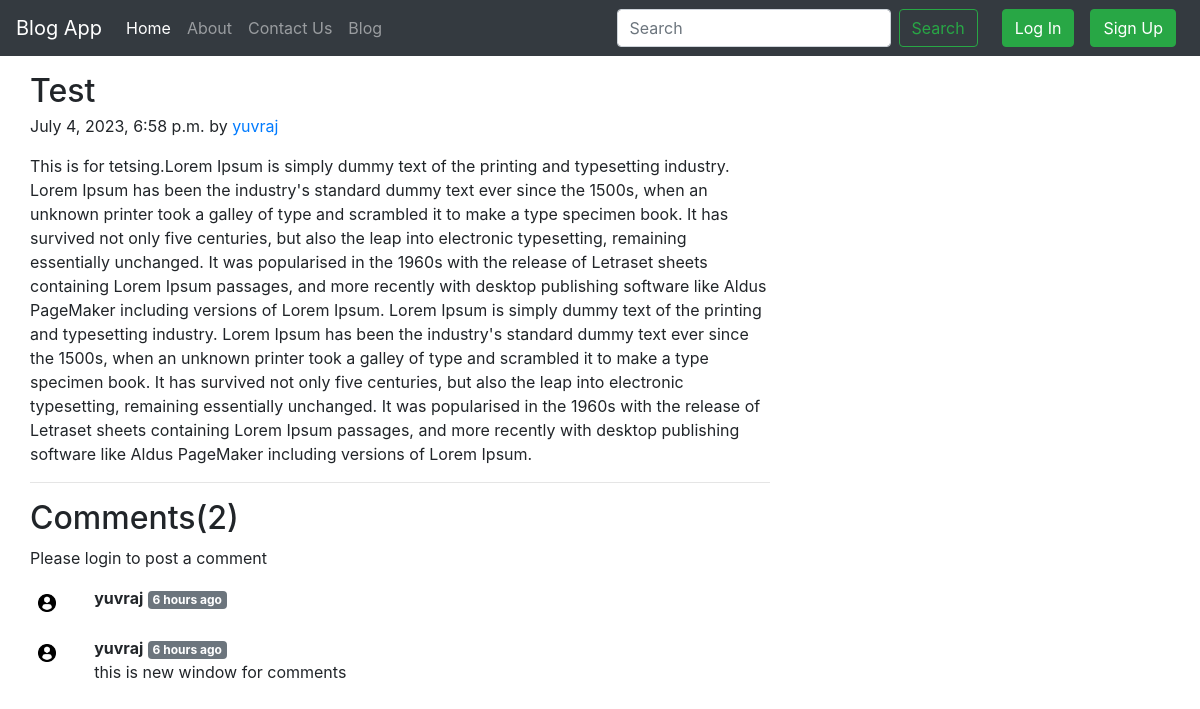
The page /blog/firstpost on the database as committed earlier.
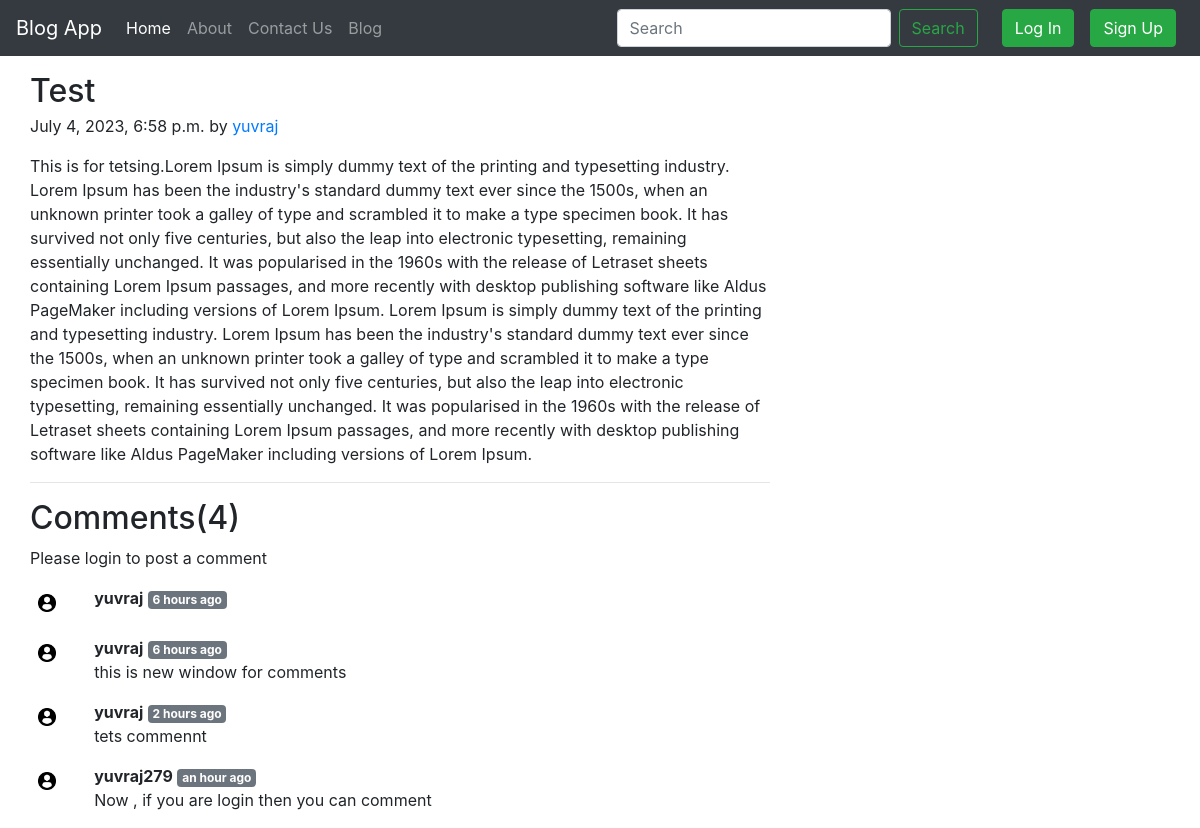
The same page on the database as committed later.
### blog/models.py (models this page shows, shortened)
class Post(models.Model):
    sno=models.AutoField(primary_key=True)
    title=models.CharField(max_length=255)
    author=models.CharField(max_length=13)
    slug=models.CharField(max_length=130)
    content=models.TextField()
    timeStamp=models.DateTimeField(blank=True)

class BlogComment(models.Model):
    sno=models.AutoField(primary_key=True)
    comment=models.TextField()
    user=models.ForeignKey(User,on_delete=models.CASCADE)
    post=models.ForeignKey(Post, on_delete=models.CASCADE)
    parent=models.ForeignKey('self',on_delete=models.CASCADE, null=True)
    timestamp=models.DateTimeField(default=now)

### blog/views.py (the view)
# urls.py: path('<str:slug>',views.blogPost, name='blogPost'),
def blogPost(request, slug):
        post=Post.objects.filter(slug=slug).first()
        comments=BlogComment.objects.filter(post=post)
        context={'post':post, 'comments':comments, 'user':request.user}
        return render(request,'blog/blogPost.html', context )

### templates/blog/blogPost.html (shortened to what this page needs)
{% extends 'base.html' %}
{% block body %}
{% load humanize %}
<div class="col-md-8">
  <div class="container my-3">
    <h2 class="display-5 link-body-emphasis mb-1">{{post.title}}</h2>
    <p class="blog-post-meta">{{post.timeStamp}} by <a href="/about">{{post.author}}</a></p>
    <p>{{post.content}}</p>
    <hr>
</div>
<div class="container">
  <h2>Comments({{comments.count}})</h2>
  <div class="my-2">
    {% if user.is_authenticated %}
    <form action="/blog/postComment" method="post">
        {% csrf_token %}
        <div class="form-group">
            <label for="exampleInputEmail1">Post Comment </label>
            <input type="text" class="form-control" name="comment" placeholder="Enter comment here">
        </div>
        <input type="hidden" name="postSno" value="{{post.sno}}">
        <button type="submit" class="btn btn-primary">Submit</button>
    </form>
    {% else %}
    Please login to post a comment
    {% endif %}
</div>
  {% for comment in comments %}
  <div class="row my-3">
  <div class="col-md-1 ">
    <img class="rounded mx-auto d-block w-100 p-2" src="/static/user1.png"  alt="user">
  </div>
  <div class="col-md-11 "><b>{{comment.user.username}}</b> <span class="badge badge-secondary ">{{comment.timestamp | naturaltime}}</span>
    <div>{{comment.comment}}</div>
    </div>
  </div>
  {% endfor %}
</div>
{% endblock body %}

### templates/base.html (shortened to what this page needs)
<!doctype html>
<html lang="en">
  <head>
    <link rel="stylesheet" href="https://cdn.jsdelivr.net/npm/bootstrap@4.3.1/dist/css/bootstrap.min.css">
  </head>
  <body>
    <nav class="navbar navbar-expand-lg navbar-dark bg-dark">
      <a class="navbar-brand" href="/">Blog App</a>
      <div class="collapse navbar-collapse" id="navbarSupportedContent">
        <ul class="navbar-nav mr-auto">
          <li class="nav-item active">
            <a class="nav-link" href="/">Home <span class="sr-only">(current)</span></a>
          </li>
          <li class="nav-item">
            <a class="nav-link" href="/about">About</a>
          </li>
          <li class="nav-item">
            <a class="nav-link" href="/contact">Contact Us</a>
          </li>
          <li class="nav-item">
            <a class="nav-link" href="/blog">Blog</a>
          </li>
        </ul>
        <form method="get" action ="/search" class="form-inline my-2 my-lg-0 mx-3">
          <input name="query" id= "query" class="form-control mr-sm-2" type="search" placeholder="Search" aria-label="Search">
          <button class="btn btn-outline-success my-2 my-sm-0" type="submit">Search</button>
        </form>
      </div>
      {% if not user.is_authenticated %}
      <button type="button" class="btn btn-success mx-2" data-toggle="modal" data-target="#loginmodal">
        Log In
      </button>
      <button type="button" class="btn btn-success mx-2" data-toggle="modal" data-target="#signupmodal">
        Sign Up
      </button>
      {% endif %}
    </nav>
    {% block body %}
    {% endblock body %}
  </body>
</html>

Rows that differ between the two databases and show on the page:
added BlogComment: user.username "yuvraj", timestamp "2 hours ago", comment "tets commennt"
added BlogComment: user.username "yuvraj279", timestamp "an hour ago", comment "Now , if you are login then you can comment"
Other text that changed with them:
{{ comments.count }}: "2" → "4"
